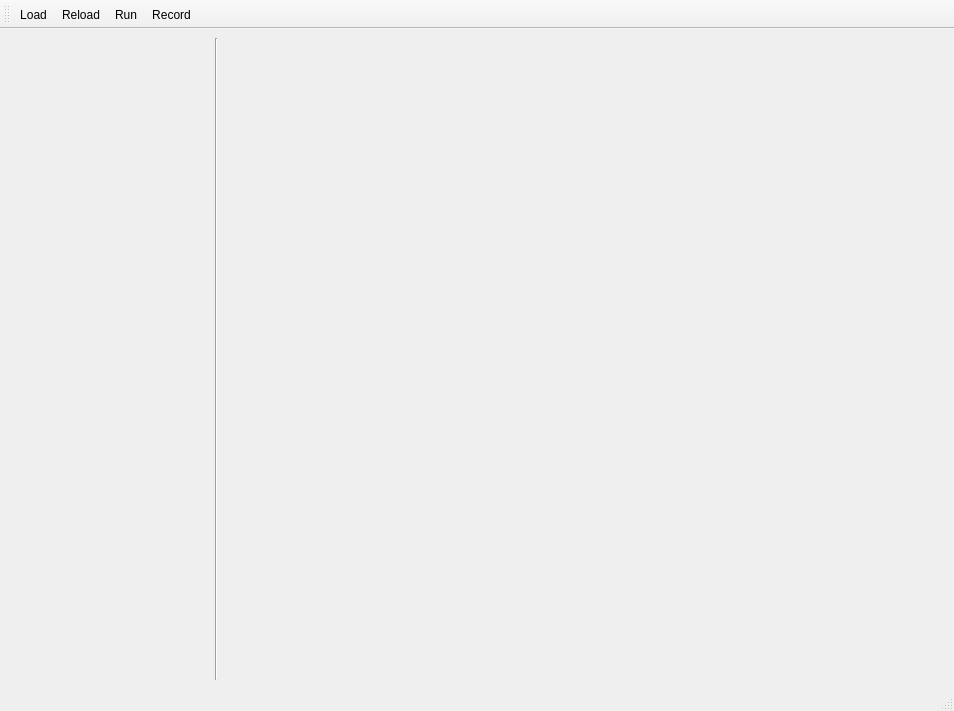
<?xml version="1.0" encoding="UTF-8"?>
<ui version="4.0">
 <class>CellModeller4</class>
 <widget class="QMainWindow" name="CellModeller4">
  <property name="geometry">
   <rect>
    <x>0</x>
    <y>0</y>
    <width>954</width>
    <height>711</height>
   </rect>
  </property>
  <property name="windowTitle">
   <string>CellModeller4</string>
  </property>
  <widget class="QWidget" name="centralwidget">
   <layout class="QGridLayout" name="gridLayout">
    <item row="0" column="0">
     <widget class="QLabel" name="label">
      <property name="sizePolicy">
       <sizepolicy hsizetype="Fixed" vsizetype="MinimumExpanding">
        <horstretch>0</horstretch>
        <verstretch>0</verstretch>
       </sizepolicy>
      </property>
      <property name="minimumSize">
       <size>
        <width>200</width>
        <height>0</height>
       </size>
      </property>
      <property name="text">
       <string/>
      </property>
      <property name="alignment">
       <set>Qt::AlignLeading|Qt::AlignLeft|Qt::AlignTop</set>
      </property>
      <property name="wordWrap">
       <bool>true</bool>
      </property>
      <property name="margin">
       <number>1</number>
      </property>
     </widget>
    </item>
    <item row="0" column="1">
     <widget class="Line" name="line">
      <property name="orientation">
       <enum>Qt::Vertical</enum>
      </property>
     </widget>
    </item>
    <item row="0" column="2">
     <widget class="PyGLCMViewer" name="PyGLCMViewer">
      <property name="whatsThis">
       <string>CellModeller viewer derived from PyQGLViewertime.</string>
      </property>
     </widget>
    </item>
   </layout>
  </widget>
  <widget class="QStatusBar" name="statusbar"/>
  <widget class="QToolBar" name="toolBar">
   <property name="windowTitle">
    <string>toolBar</string>
   </property>
   <attribute name="toolBarArea">
    <enum>TopToolBarArea</enum>
   </attribute>
   <attribute name="toolBarBreak">
    <bool>false</bool>
   </attribute>
   <addaction name="actionLoad"/>
   <addaction name="actionReload"/>
   <addaction name="actionRun"/>
   <addaction name="actionRecord"/>
  </widget>
  <action name="actionRun">
   <property name="checkable">
    <bool>true</bool>
   </property>
   <property name="text">
    <string>Run</string>
   </property>
   <property name="toolTip">
    <string>Run</string>
   </property>
   <property name="shortcut">
    <string>Space</string>
   </property>
  </action>
  <action name="actionReload">
   <property name="text">
    <string>Reload</string>
   </property>
   <property name="toolTip">
    <string>Reload model</string>
   </property>
   <property name="shortcut">
    <string>Ctrl+R</string>
   </property>
  </action>
  <action name="actionLoad">
   <property name="text">
    <string>Load</string>
   </property>
   <property name="toolTip">
    <string>Load python module</string>
   </property>
   <property name="shortcut">
    <string>Ctrl+O</string>
   </property>
  </action>
  <action name="actionRecord">
   <property name="checkable">
    <bool>true</bool>
   </property>
   <property name="text">
    <string>Record</string>
   </property>
   <property name="toolTip">
    <string>Save images for video</string>
   </property>
  </action>
 </widget>
 <customwidgets>
  <customwidget>
   <class>PyGLCMViewer</class>
   <extends>QWidget</extends>
   <header>PyGLCMViewer</header>
  </customwidget>
 </customwidgets>
 <resources/>
 <connections>
  <connection>
   <sender>actionLoad</sender>
   <signal>triggered()</signal>
   <receiver>PyGLCMViewer</receiver>
   <slot>load()</slot>
   <hints>
    <hint type="sourcelabel">
     <x>-1</x>
     <y>-1</y>
    </hint>
    <hint type="destinationlabel">
     <x>584</x>
     <y>356</y>
    </hint>
   </hints>
  </connection>
  <connection>
   <sender>actionReload</sender>
   <signal>triggered()</signal>
   <receiver>PyGLCMViewer</receiver>
   <slot>reset()</slot>
   <hints>
    <hint type="sourcelabel">
     <x>-1</x>
     <y>-1</y>
    </hint>
    <hint type="destinationlabel">
     <x>584</x>
     <y>356</y>
    </hint>
   </hints>
  </connection>
  <connection>
   <sender>PyGLCMViewer</sender>
   <signal>selectedCell(QString)</signal>
   <receiver>label</receiver>
   <slot>setText(QString)</slot>
   <hints>
    <hint type="sourcelabel">
     <x>584</x>
     <y>356</y>
    </hint>
    <hint type="destinationlabel">
     <x>108</x>
     <y>356</y>
    </hint>
   </hints>
  </connection>
  <connection>
   <sender>actionRun</sender>
   <signal>toggled(bool)</signal>
   <receiver>PyGLCMViewer</receiver>
   <slot>toggleRun(bool)</slot>
   <hints>
    <hint type="sourcelabel">
     <x>-1</x>
     <y>-1</y>
    </hint>
    <hint type="destinationlabel">
     <x>584</x>
     <y>356</y>
    </hint>
   </hints>
  </connection>
  <connection>
   <sender>actionRecord</sender>
   <signal>toggled(bool)</signal>
   <receiver>PyGLCMViewer</receiver>
   <slot>toggleRecord(bool)</slot>
   <hints>
    <hint type="sourcelabel">
     <x>-1</x>
     <y>-1</y>
    </hint>
    <hint type="destinationlabel">
     <x>584</x>
     <y>356</y>
    </hint>
   </hints>
  </connection>
 </connections>
</ui>
